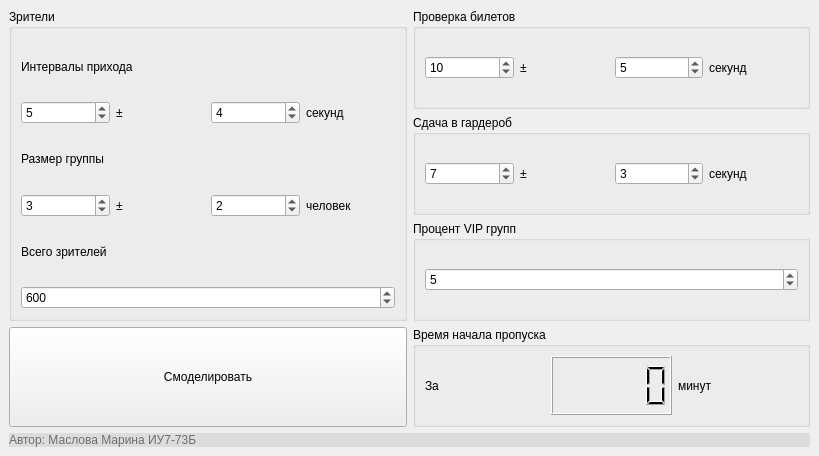
<?xml version="1.0" encoding="UTF-8"?>
<ui version="4.0">
 <class>MainWindow</class>
 <widget class="QMainWindow" name="MainWindow">
  <property name="geometry">
   <rect>
    <x>0</x>
    <y>0</y>
    <width>819</width>
    <height>456</height>
   </rect>
  </property>
  <property name="windowTitle">
   <string>Маслова Марина ИУ7-73Б Лабораторная работа №6</string>
  </property>
  <widget class="QWidget" name="centralwidget">
   <layout class="QGridLayout" name="gridLayout">
    <item row="0" column="0">
     <layout class="QGridLayout" name="glMain">
      <item row="0" column="1">
       <widget class="QGroupBox" name="gbCheck">
        <property name="title">
         <string>Проверка билетов</string>
        </property>
        <layout class="QVBoxLayout" name="verticalLayout_2">
         <item>
          <layout class="QGridLayout" name="glCheck">
           <item row="0" column="3">
            <widget class="QLabel" name="lblCheckSec">
             <property name="text">
              <string>секунд</string>
             </property>
            </widget>
           </item>
           <item row="0" column="2">
            <widget class="QSpinBox" name="sbCheckD">
             <property name="sizePolicy">
              <sizepolicy hsizetype="Preferred" vsizetype="Fixed">
               <horstretch>0</horstretch>
               <verstretch>0</verstretch>
              </sizepolicy>
             </property>
             <property name="value">
              <number>5</number>
             </property>
            </widget>
           </item>
           <item row="0" column="1">
            <widget class="QLabel" name="lblCheckPM">
             <property name="text">
              <string>±</string>
             </property>
            </widget>
           </item>
           <item row="0" column="0">
            <widget class="QSpinBox" name="sbCheckM">
             <property name="sizePolicy">
              <sizepolicy hsizetype="Preferred" vsizetype="Fixed">
               <horstretch>0</horstretch>
               <verstretch>0</verstretch>
              </sizepolicy>
             </property>
             <property name="value">
              <number>10</number>
             </property>
            </widget>
           </item>
          </layout>
         </item>
        </layout>
       </widget>
      </item>
      <item row="4" column="0" colspan="2">
       <widget class="QLabel" name="lblAuthor">
        <property name="sizePolicy">
         <sizepolicy hsizetype="Preferred" vsizetype="Fixed">
          <horstretch>0</horstretch>
          <verstretch>0</verstretch>
         </sizepolicy>
        </property>
        <property name="styleSheet">
         <string notr="true">background-color: rgb(220, 220, 220);
color: rgb(110, 110, 110);</string>
        </property>
        <property name="text">
         <string>Автор: Маслова Марина ИУ7-73Б</string>
        </property>
       </widget>
      </item>
      <item row="2" column="1">
       <widget class="QGroupBox" name="gbVIP">
        <property name="sizePolicy">
         <sizepolicy hsizetype="Preferred" vsizetype="Preferred">
          <horstretch>0</horstretch>
          <verstretch>0</verstretch>
         </sizepolicy>
        </property>
        <property name="maximumSize">
         <size>
          <width>16777215</width>
          <height>16777215</height>
         </size>
        </property>
        <property name="title">
         <string>Процент VIP групп</string>
        </property>
        <layout class="QVBoxLayout" name="verticalLayout_5">
         <item>
          <widget class="QSpinBox" name="sbVIP">
           <property name="value">
            <number>5</number>
           </property>
          </widget>
         </item>
        </layout>
       </widget>
      </item>
      <item row="1" column="1">
       <widget class="QGroupBox" name="gpAttendant">
        <property name="sizePolicy">
         <sizepolicy hsizetype="Preferred" vsizetype="Preferred">
          <horstretch>0</horstretch>
          <verstretch>0</verstretch>
         </sizepolicy>
        </property>
        <property name="maximumSize">
         <size>
          <width>16777215</width>
          <height>16777215</height>
         </size>
        </property>
        <property name="title">
         <string>Сдача в гардероб</string>
        </property>
        <layout class="QVBoxLayout" name="verticalLayout_3">
         <item>
          <layout class="QGridLayout" name="glAttendant">
           <item row="0" column="3">
            <widget class="QLabel" name="lblAttendantSec">
             <property name="text">
              <string>секунд</string>
             </property>
            </widget>
           </item>
           <item row="0" column="2">
            <widget class="QSpinBox" name="sbAttendantD">
             <property name="sizePolicy">
              <sizepolicy hsizetype="Preferred" vsizetype="Fixed">
               <horstretch>0</horstretch>
               <verstretch>0</verstretch>
              </sizepolicy>
             </property>
             <property name="value">
              <number>3</number>
             </property>
            </widget>
           </item>
           <item row="0" column="1">
            <widget class="QLabel" name="lblAttendantPM">
             <property name="text">
              <string>±</string>
             </property>
            </widget>
           </item>
           <item row="0" column="0">
            <widget class="QSpinBox" name="sbAttendantM">
             <property name="sizePolicy">
              <sizepolicy hsizetype="Preferred" vsizetype="Fixed">
               <horstretch>0</horstretch>
               <verstretch>0</verstretch>
              </sizepolicy>
             </property>
             <property name="value">
              <number>7</number>
             </property>
            </widget>
           </item>
          </layout>
         </item>
        </layout>
       </widget>
      </item>
      <item row="3" column="1">
       <widget class="QGroupBox" name="gbResult">
        <property name="title">
         <string>Время начала пропуска</string>
        </property>
        <layout class="QHBoxLayout" name="horizontalLayout">
         <item>
          <widget class="QLabel" name="lblBefore">
           <property name="text">
            <string>За</string>
           </property>
          </widget>
         </item>
         <item>
          <widget class="QLCDNumber" name="lcdResult"/>
         </item>
         <item>
          <widget class="QLabel" name="lblMinutes">
           <property name="text">
            <string>минут</string>
           </property>
          </widget>
         </item>
        </layout>
       </widget>
      </item>
      <item row="3" column="0">
       <widget class="QPushButton" name="btnRun">
        <property name="sizePolicy">
         <sizepolicy hsizetype="Preferred" vsizetype="Preferred">
          <horstretch>0</horstretch>
          <verstretch>0</verstretch>
         </sizepolicy>
        </property>
        <property name="text">
         <string>Смоделировать</string>
        </property>
       </widget>
      </item>
      <item row="0" column="0" rowspan="3">
       <widget class="QGroupBox" name="gbTheatergoer">
        <property name="sizePolicy">
         <sizepolicy hsizetype="Preferred" vsizetype="Minimum">
          <horstretch>0</horstretch>
          <verstretch>0</verstretch>
         </sizepolicy>
        </property>
        <property name="maximumSize">
         <size>
          <width>16777215</width>
          <height>16777215</height>
         </size>
        </property>
        <property name="title">
         <string>Зрители</string>
        </property>
        <layout class="QVBoxLayout" name="verticalLayout">
         <item>
          <widget class="QLabel" name="lblThGoersTime">
           <property name="text">
            <string>Интервалы прихода</string>
           </property>
          </widget>
         </item>
         <item>
          <layout class="QGridLayout" name="glThGoersTime">
           <item row="0" column="3">
            <widget class="QLabel" name="lblThGoersSec">
             <property name="text">
              <string>секунд   </string>
             </property>
            </widget>
           </item>
           <item row="0" column="2">
            <widget class="QSpinBox" name="sbThGoersD">
             <property name="sizePolicy">
              <sizepolicy hsizetype="Preferred" vsizetype="Fixed">
               <horstretch>0</horstretch>
               <verstretch>0</verstretch>
              </sizepolicy>
             </property>
             <property name="value">
              <number>4</number>
             </property>
            </widget>
           </item>
           <item row="0" column="1">
            <widget class="QLabel" name="lblThGoersPM">
             <property name="text">
              <string>±</string>
             </property>
            </widget>
           </item>
           <item row="0" column="0">
            <widget class="QSpinBox" name="sbThGoersM">
             <property name="sizePolicy">
              <sizepolicy hsizetype="Preferred" vsizetype="Fixed">
               <horstretch>0</horstretch>
               <verstretch>0</verstretch>
              </sizepolicy>
             </property>
             <property name="value">
              <number>5</number>
             </property>
            </widget>
           </item>
          </layout>
         </item>
         <item>
          <widget class="QLabel" name="lblGroupSize">
           <property name="text">
            <string>Размер группы</string>
           </property>
          </widget>
         </item>
         <item>
          <layout class="QGridLayout" name="glGroupSize">
           <item row="0" column="2">
            <widget class="QSpinBox" name="sbNumD">
             <property name="sizePolicy">
              <sizepolicy hsizetype="Preferred" vsizetype="Fixed">
               <horstretch>0</horstretch>
               <verstretch>0</verstretch>
              </sizepolicy>
             </property>
             <property name="value">
              <number>2</number>
             </property>
            </widget>
           </item>
           <item row="0" column="1">
            <widget class="QLabel" name="lblNumPM">
             <property name="text">
              <string>±</string>
             </property>
            </widget>
           </item>
           <item row="0" column="0">
            <widget class="QSpinBox" name="sbNumM">
             <property name="sizePolicy">
              <sizepolicy hsizetype="Preferred" vsizetype="Fixed">
               <horstretch>0</horstretch>
               <verstretch>0</verstretch>
              </sizepolicy>
             </property>
             <property name="value">
              <number>3</number>
             </property>
            </widget>
           </item>
           <item row="0" column="3">
            <widget class="QLabel" name="lblNumMan">
             <property name="text">
              <string>человек</string>
             </property>
            </widget>
           </item>
          </layout>
         </item>
         <item>
          <widget class="QLabel" name="lblThGoersNum">
           <property name="text">
            <string>Всего зрителей</string>
           </property>
          </widget>
         </item>
         <item>
          <widget class="QSpinBox" name="sbNum">
           <property name="sizePolicy">
            <sizepolicy hsizetype="Preferred" vsizetype="Fixed">
             <horstretch>0</horstretch>
             <verstretch>0</verstretch>
            </sizepolicy>
           </property>
           <property name="maximum">
            <number>1000</number>
           </property>
           <property name="value">
            <number>600</number>
           </property>
          </widget>
         </item>
        </layout>
       </widget>
      </item>
     </layout>
    </item>
   </layout>
  </widget>
 </widget>
 <resources/>
 <connections/>
</ui>
